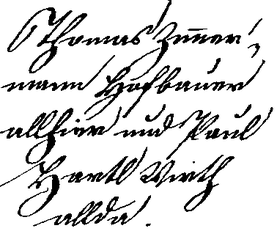
#> input picture quantitative_analysis/ground_truths/10_gt.bmp, 277 x 231 px, shrunk from 378 x 315 before the run, given in place of 1.bmp, which was not available
$ jupyter execute --allow-errors 'IGT and Sauvola Binarization.ipynb'
#> lines starting #> are read from the running program, lines starting #| are printed output that depends on the picture; after the words box and inside, x2 and y2 are one past the last pixel; in counts of white or black regions, pixels touching at a corner belong together; pictures that were not available may be replaced by others from this repository, and a replacement may not be noted
[cell 1]
import os
import numpy as np
from PIL import Image
import matplotlib.pyplot as plt
from pylab import imshow, gray, show

[cell 2]
# IGT Algorithm Class

class ImageBinarization:

    # Get the image name from path
    def get_image_name(self, img_path):
        return img_path.split('/')[-1]

    # Open image
    def open_image(self, image_path):
#> called with image_path = '../quantitative_analysis/dataset/1.bmp'
        img = Image.open(img_path).convert('L')
        return img
    # Convert image to numpy array
    def image_to_array(self, img):
        npimage = np.asarray(img)
        return npimage

    def process_image_global(self, npimage):
        npimage = npimage/255
        m, n = npimage.shape
#> m = 231; n = 277
        npimage_copy = npimage
        flag = True
        it_flag = True
        while 1:
            # Calculate mean of all pixels as threshold
            threshold = np.mean(npimage)
            if flag:
                old_threshold = threshold   # Will be used for termination condition
                flag = False

            # Subtract threshold from pixel
            npimage = (1 - threshold) + npimage
            for i in range(0, m):
                for j in range(0, n):
                    if npimage[i, j] > 1:
                        npimage[i, j] = 1

            # Hist equalization
            min_pixel_value = np.min(npimage)
            npimage = 1 - ((1 - npimage) / (1 - min_pixel_value))

            # Current image is old image for the next iteration
            npimage_copy = npimage
            old_threshold = threshold
            if it_flag  :
                it_flag = False
                continue
            count = 0

            # If the number of pixels transformed between 2 iterations < 3%, then we terminate
            for i in range(0, m):
                for j in range(0, n):
                    if npimage[i, j] > threshold and npimage_copy[i, j] <= old_threshold:
                        count += 1
                    elif npimage[i, j] <= threshold and npimage_copy[i, j] > old_threshold:
                        count += 1

            if count < (0.03 * m * n):
                break
#> this loop made 2 passes
#> (threshold, min_pixel_value) on pass 1: (0.853, 0.147)
#> (threshold, min_pixel_value) on pass 2: (0.863, 0.137)
#> pass 1, in process_image_global, `npimage = 1 - ((1 - npimage) / (1 - min_pixel_value))`:
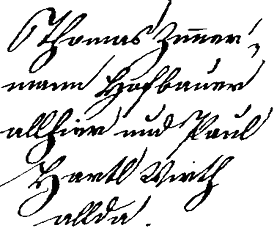
#> npimage: shape (231, 277) float64; min 0, max 1, mean 0.863
#> pass 2, in process_image_global, `npimage = 1 - ((1 - npimage) / (1 - min_pixel_value))`:
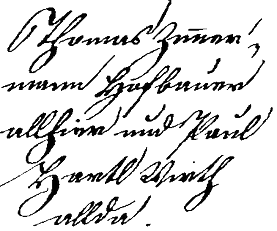
#> npimage: shape (231, 277) float64; min 0, max 1, mean 0.87
#> after the loop, flag = False; it_flag = False

        # If pixel is not already background(1), then convert to foreground(0)
        for i in range(0, m):
            for j in range(0, n):
                if npimage[i, j] == 1:
                    npimage[i, j] = 255
                else:
                    npimage[i, j] = 0
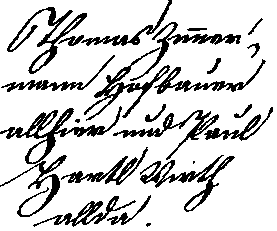
#> npimage: shape (231, 277) float64; 82.7% white; 24 black regions (3 under 20 px), largest, box (x1, y1, x2, y2) and area: (0, 106, 122, 164) 1324, (140, 155, 235, 212) 1062, (7, 7, 87, 74) 1006

        return npimage

    # Driver function to run the whole process
    def driver_function(self, img_path):
        img = self.open_image(img_path)
        npimage = self.image_to_array(img)
        img_global = self.process_image_global(npimage)
        new_p = Image.fromarray(img_global)
        new_p = new_p.convert("L")
        img_name = self.get_image_name(img_path)
#> pass 2 of the loop `for i in range(1, 11):`:
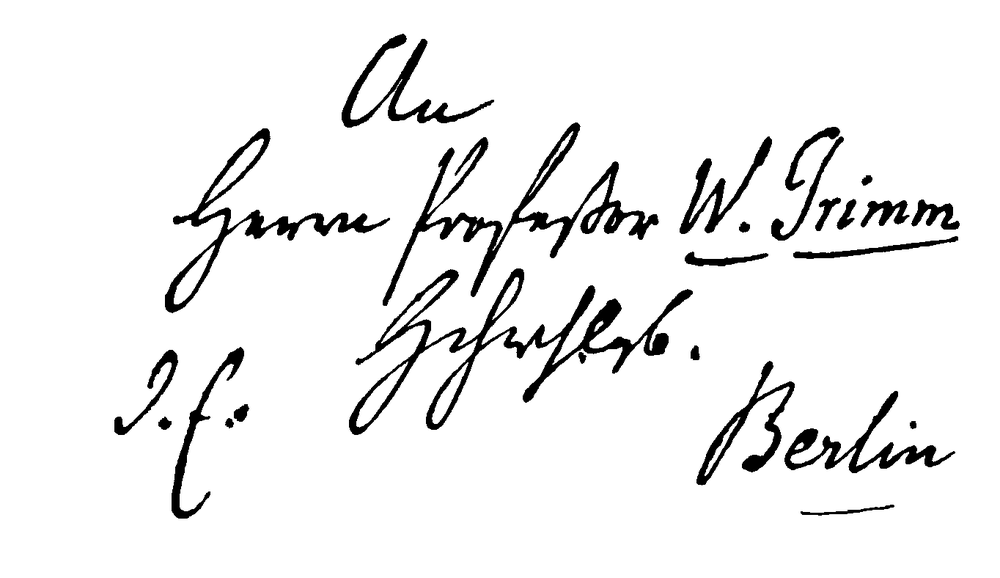
#> input picture quantitative_analysis/ground_truths/6_gt.bmp, 1000 x 578 px, shrunk from 1364 x 788 before the run, given in place of 2.bmp, which was not available
#> img: PIL image 1000x578 L
#> the loop in process_image_global (call 2), `while 1:` made 2 passes
#> (threshold, min_pixel_value) on pass 1: (0.937, 0.0632)
#> after the loop in process_image_global (call 2), `for i in range(0, m):`:
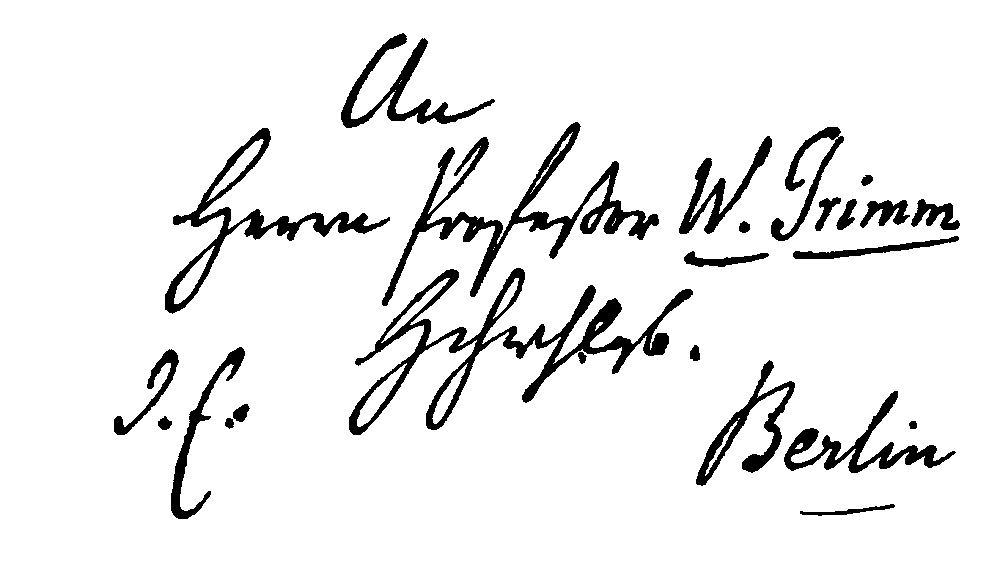
#> npimage: shape (578, 1000) float64; 92.8% white; 25 black regions, largest, box (x1, y1, x2, y2) and area: (349, 268, 693, 435) 9286, (382, 122, 659, 306) 7323, (165, 128, 390, 314) 4720
#> `img_path = "../quantitative_analysis/dataset/" + str(i) + ".bmp"`: img_path = '../quantitative_analysis/dataset/1.bmp'
        output_path = '../quantitative_analysis/igt_results/' + img_name
        new_p.save(output_path)

[cell 3]
# Run IGT algorithm for all images in the dataset
image_binarization = ImageBinarization()
#> (the rest of this cell did not finish here and is left out)

[cell 4]
import matplotlib
import matplotlib.pyplot as plt

from skimage.filters import (threshold_otsu, threshold_niblack,
                             threshold_sauvola)

def sauvola_threshold(img_path):

#> called with img_path = '../quantitative_analysis/dataset/1.bmp'
    matplotlib.rcParams['font.size'] = 9

    img = Image.open(img_path).convert('L')
    npimage = np.asarray(img)
    image = npimage

    window_size = 15
    thresh_sauvola = threshold_sauvola(image, window_size=window_size)
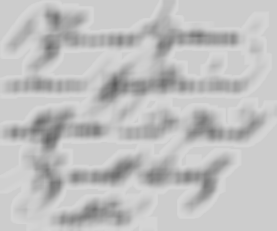
#> thresh_sauvola: shape (231, 277) float64; min 93.07, max 214.1, mean 192.1

    binary_sauvola = image > thresh_sauvola
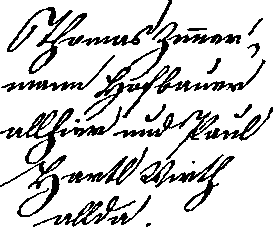
#> binary_sauvola: shape (231, 277) bool; 83.4% white; 25 black regions (3 under 20 px), largest, box (x1, y1, x2, y2) and area: (0, 106, 122, 164) 1227, (140, 154, 235, 212) 1014, (7, 7, 87, 74) 978

    plt.figure(figsize=(20, 20))

    plt.subplot(2, 2, 4)
    plt.imshow(binary_sauvola, cmap=plt.cm.gray)
    plt.title('Sauvola Threshold')
    plt.axis('off')

    plt.show()

    final_sauvola = Image.fromarray(binary_sauvola)
#> pass 2 of the loop `for i in range(1, 11):`:
#> thresh_sauvola: shape (578, 1000) float64
#> in sauvola_threshold (call 2), `binary_sauvola = image > thresh_sauvola`:
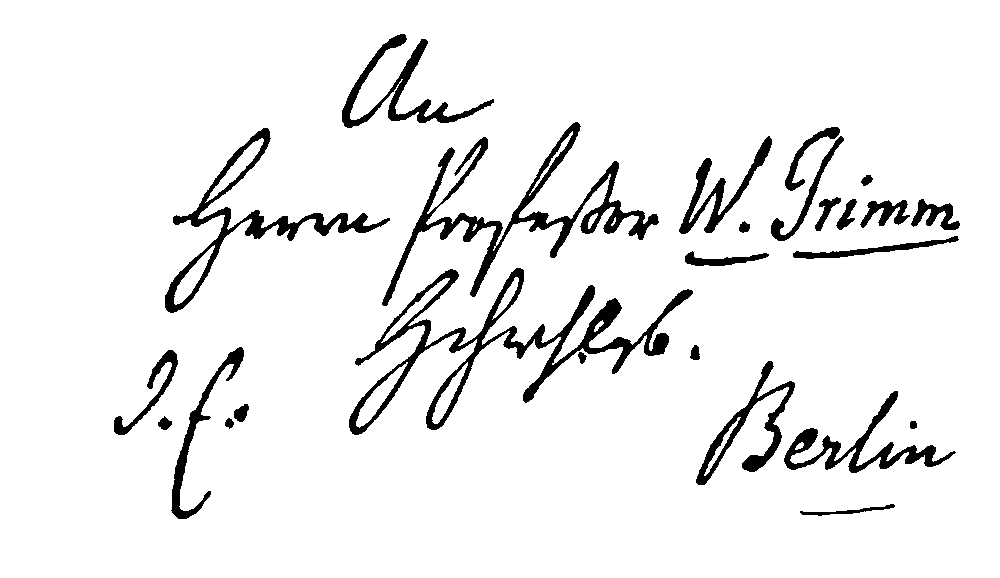
#> binary_sauvola: shape (578, 1000) bool; 93.5% white; 26 black regions, largest, box (x1, y1, x2, y2) and area: (349, 268, 693, 435) 8389, (382, 122, 659, 306) 6573, (165, 128, 390, 313) 4300
    final_sauvola = final_sauvola.convert("L")
    img_name = img_path.split('/')[-1]
    output_path = '../quantitative_analysis/sauvola_results/' + img_name
    final_sauvola.save(output_path)

# Iterate through all images in the dataset and apply binarization
#> (the rest of this cell did not finish here and is left out)

[cell 5]
# Find Mean Squared Error for every pair of images

# Arrays to hold all the MSE values for both algorithms
mse_igt_arr = []
#> mse_igt_arr = []
mse_sauvola_arr = []

#> (the rest of this cell did not finish here and is left out)

[cell 6]
print(mse_igt_arr)
print(mse_sauvola_arr)
